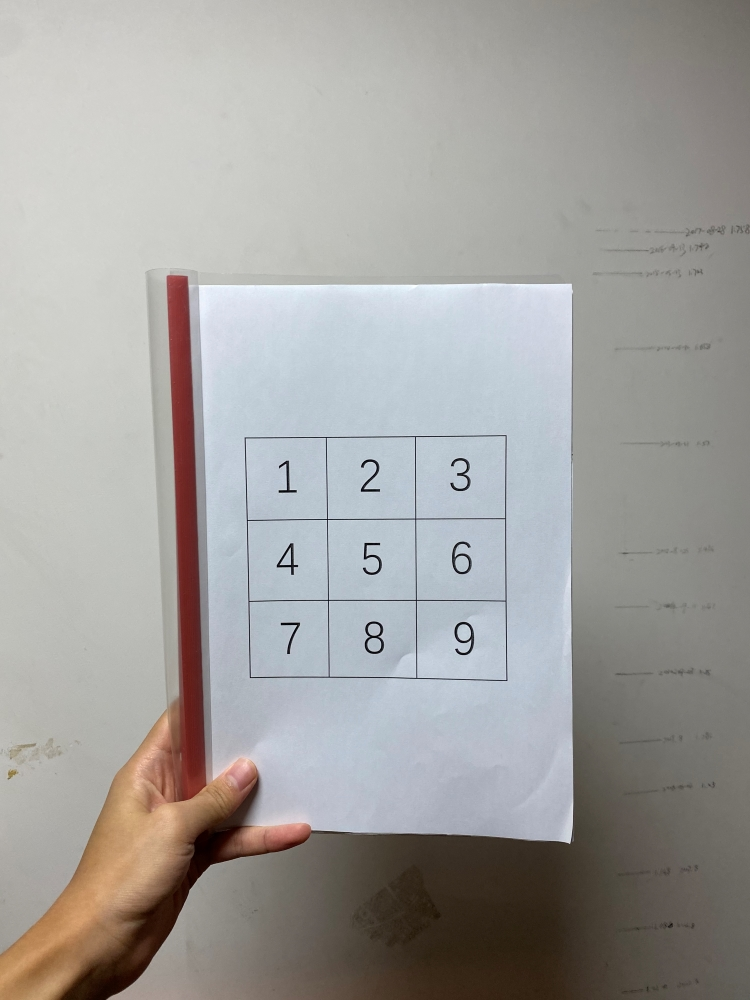
#> input picture codes/Sudoku_detection/Test_images/Complete/sudoku_in_white_wall.JPG, 750 x 1000 px
$ python TFLite_detection_image.py   (older library calls are emulated)
#> lines starting #> are read from the running program, lines starting #| are printed output that depends on the picture; after the words box and inside, x2 and y2 are one past the last pixel; in counts of white or black regions, pixels touching at a corner belong together
#> further down, src is the input picture: shape (1000, 750, 3); mean B, G, R 157.5, 160.2, 161.8
### codes/Sudoku_detection/Class.py
'''
模型类
Sudoku ROI类
'''

import os
import numpy as np
from tensorflow.lite.python.interpreter import Interpreter
import cv2

'''模型类'''


class Model:
    def __init__(self):
        self.interpreter = None  # 用于推理的神经网络本体
        self.min_conf_threshold = None  # 模型输出置信度阈值
        self.labels = None  # 模型标签集
        self.imW = None  # 网络输入图片的长
        self.imH = None  # 网络输入图片的宽

        '''
        self.input: 网络输入的参数
        'H','W': 网络推理张量的长宽
        'is_float': 是否为浮点型（非量化模型）
        如果模型非量化模型时像素的均值和标准差，即255的一半(用于像素标准化)
        网络输入的index
        '''
        self.input = {'W': None, 'H': None, 'is_float': None, 'mean': 127.5, 'std': 127.5, 'idx': None}

        '''
        网络输出的参数:
        网络输出 框/类/置信度 的index
        '''
        self.output = {'box': None, 'class': None, 'score': None}

    def load(self, MODEL_NAME, GRAPH_NAME, LABELMAP_NAME, min_conf_threshold):  # 加载模型
        # 获取相关路径
        CWD_PATH = os.getcwd()  # 获取当前位置
        PATH_TO_CKPT = os.path.join(CWD_PATH, MODEL_NAME, GRAPH_NAME)  # 获取模型位置
        PATH_TO_LABELS = os.path.join(CWD_PATH, MODEL_NAME, LABELMAP_NAME)  # 获取labelmap位置

        # 加载标签labels
        with open(PATH_TO_LABELS, 'r') as f:
            self.labels = [line.strip() for line in f.readlines()]
        if self.labels[0] == '???':  # 如果使用官方coco数据集测试，第一个label为???，要去掉
            del (self.labels[0])

        # 设置最低置信度阈值
        self.min_conf_threshold = min_conf_threshold

        # 加载模型interpreter
        self.interpreter = Interpreter(model_path=PATH_TO_CKPT)
        # self.interpreter.allocate_tensors()

        # 获取模型输入（张量）、输出相关参数
        input_details = self.interpreter.get_input_details()
        output_details = self.interpreter.get_output_details()

        self.input['H'] = input_details[0]['shape'][1]  # 网络实际推理时输入的张量长宽
        self.input['W'] = input_details[0]['shape'][2]
        self.input['is_float'] = (input_details[0]['dtype'] == np.float32)  # 张量类型是否为浮点型（是否为量化模型）
        self.input['idx'] = input_details[0]['index']  # 输入索引

        self.output['box'] = output_details[0]['index']  # 输出boxes索引
        self.output['class'] = output_details[1]['index']  # 输出classes索引
        self.output['score'] = output_details[2]['index']  # 输出scores索引


class Sudoku_ROI:
    def __init__(self, src, is_showed):
        self.src = src
        self.is_showed = is_showed
        cv2.imshow('Origin', src)  # 展示原图

        self.paper = None
        self.paper_processed = None
        self.sudoku = None
        self.sudoku = None
        self.number_boxes = []
        self.dx_origin = 0
        self.dy_origin = 0

    def find_paper(self, para_paper):
        # 寻找纸张区域
        hsv = cv2.cvtColor(self.src, cv2.COLOR_BGR2HSV)  # 原bgr图转化为hsv图
#> hsv: shape (1000, 750, 3); mean H, S, V 48.1, 29.3, 167.4
        mask = cv2.inRange(hsv, para_paper['white_lower'], para_paper['white_upper'])  # 二值化得到白色区域mask
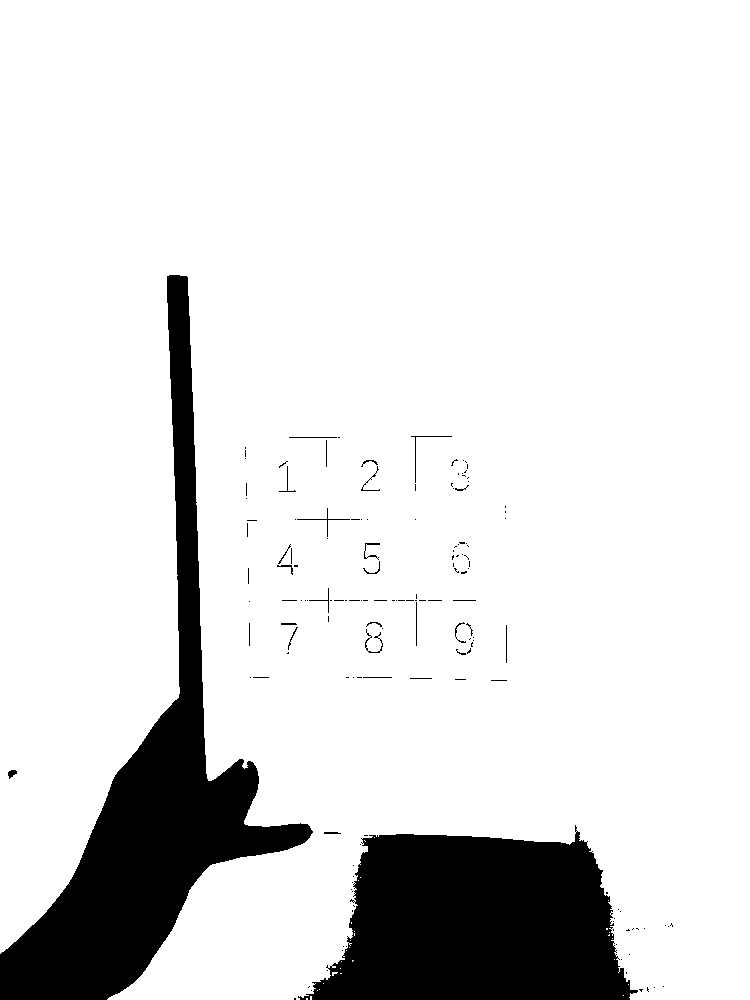
#> mask: shape (1000, 750); 87.7% white; 151 black regions (123 under 20 px)
        mask = cv2.GaussianBlur(mask, para_paper['gauss_kernel'], 0)  # 高斯模糊去除噪点
        if self.is_showed['show_mask']:  # 显示mask
            cv2.imshow('Mask', mask)

        contours = cv2.findContours(mask, cv2.RETR_EXTERNAL, cv2.CHAIN_APPROX_NONE)[0]  # 轮廓检测
#> contours = 3 contours, 1 with area under 20; largest, box (x1, y1, x2, y2) and area: (0, 0, 750, 1000) 663144, (350, 958, 356, 964) 24
        contours = sorted(contours, key=cv2.contourArea, reverse=True)  # 对轮廓区域面积进行排序

        '''这里不直接取面积最大的部分的意义在于：背景的白色部分如果与纸是割裂开的，而其他部分的面积一旦大于纸得到的paper便是错误的，所以这种情况下通过被割裂开的纸为矩形判断
        而若纸与背景白色联通，导致若干次后无法单独找出纸，就直接取最大面积的（因为联通，所以一定包含纸）'''

        cnt = 0
        while contours is not None:
            if cnt < len(contours) and cnt < 3:
                contour = contours[cnt]  # 从面积最大的轮廓开始找起
                x, y, w, h = cv2.boundingRect(contour[:, 0, :])  # 保留轮廓的外接矩形左上角顶点和长宽
                if np.abs(((w * h) / cv2.contourArea(contours[0])) - 1.0) <= para_paper['threshold_rec_area']:
                    # 只要外接矩形面积与轮廓面积比值与1.0相差不超过阈值则认为该区域近似矩形，即paper
                    break
            else:
                contourmax = contours[0]  # 直接保留区域面积最大的轮廓作为paper
                x, y, w, h = cv2.boundingRect(contourmax[:, 0, :])  # 保留最大轮廓的外接矩形左上角顶点和长宽
                break

            cnt += 1
#> this loop made 1 pass
#> after the loop, cnt = 0

        self.paper = self.src[y:y + h, x:x + w]
        self.dx_origin += x
#> self.dx_origin = 0
        self.dy_origin += y
#> self.dy_origin = 0

        print("Paper found!")
        if self.is_showed['show_paper']:
            # 显示当前认为的的paper区域
            cv2.imshow('Paper', self.paper)

    def paper_preprocess(self, para_preprocess):
        # 预处理：高斯模糊，拉普拉斯算子，膨胀
        paper_preprocessed = cv2.cvtColor(self.paper, cv2.COLOR_BGR2GRAY)  # 转化为灰度图
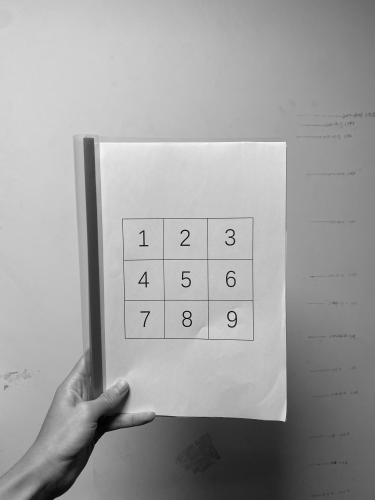
#> paper_preprocessed: shape (1000, 750) (shown at 1/2 size); min 1, max 253, mean 160.3
        paper_preprocessed = cv2.GaussianBlur(paper_preprocessed, para_preprocess['gauss_kernel'], 0)  # 高斯模糊
        paper_preprocessed = cv2.Laplacian(paper_preprocessed, cv2.CV_16U,
                                           ksize=para_preprocess['lap_size'])  # 用拉普拉斯算子锐化图像以用于边缘检测
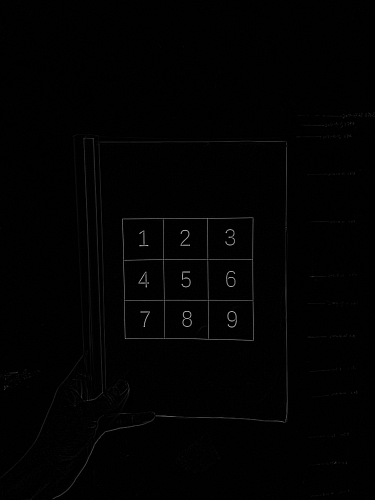
#> paper_preprocessed: shape (1000, 750) uint16 (shown at 1/2 size); min 0, max 474, mean 3.6; drawn with min black and max white
        paper_preprocessed = cv2.convertScaleAbs(paper_preprocessed)  # 图像增强

        kernel = np.ones(para_preprocess['dilate_kernel'], np.uint8)  # 膨胀使边缘加粗
        paper_preprocessed = cv2.dilate(paper_preprocessed, kernel, iterations=para_preprocess['dilate_iter'])
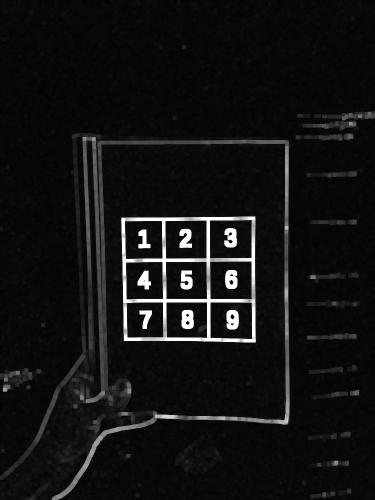
#> paper_preprocessed: shape (1000, 750) (shown at 1/2 size); min 0, max 255, mean 19

        self.paper_preprocessed = paper_preprocessed
        if self.is_showed['show_paper_preprocessed']:
            # 显示前处理结果
            cv2.imshow('Paper preprocessed', self.paper_preprocessed)

    def find_sudoku(self, para_sudoku):
        # 二值化，取反，腐蚀（通过形态学处理将九宫格部分变为白色正方形区域）
        sudoku = cv2.cvtColor(cv2.cvtColor(self.paper_preprocessed, cv2.COLOR_GRAY2BGR),
                              cv2.COLOR_BGR2HSV)  # 预处理的灰度图转HSV
#> sudoku: shape (1000, 750, 3); mean H, S, V 0, 0, 19
        sudoku = cv2.inRange(sudoku, para_sudoku['black_lower'], para_sudoku['black_upper'])  # 二值化
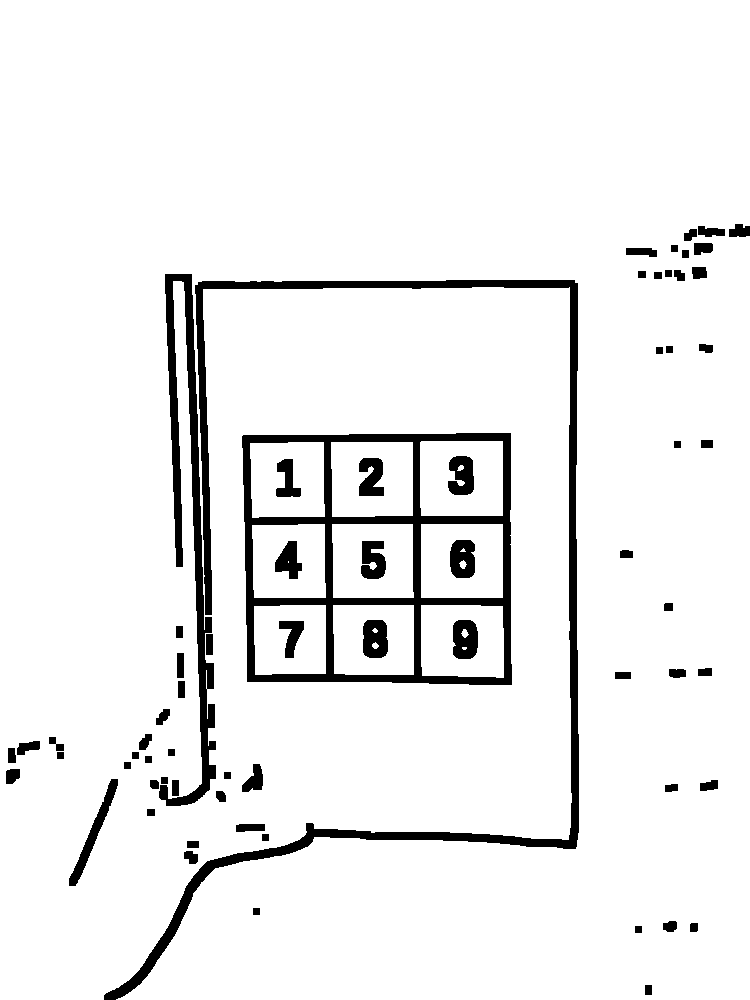
#> sudoku: shape (1000, 750); 93.4% white; 68 black regions, largest, box (x1, y1, x2, y2) and area: (242, 433, 512, 685) 14656, (104, 280, 579, 1000) 14416, (159, 274, 216, 806) 7370

        kernel = np.ones(para_sudoku['erode_kernel'], np.uint8)
        sudoku = cv2.erode(sudoku, kernel, iterations=para_sudoku['erode_iter'])  # 腐蚀（使数字与九宫格边框融合）
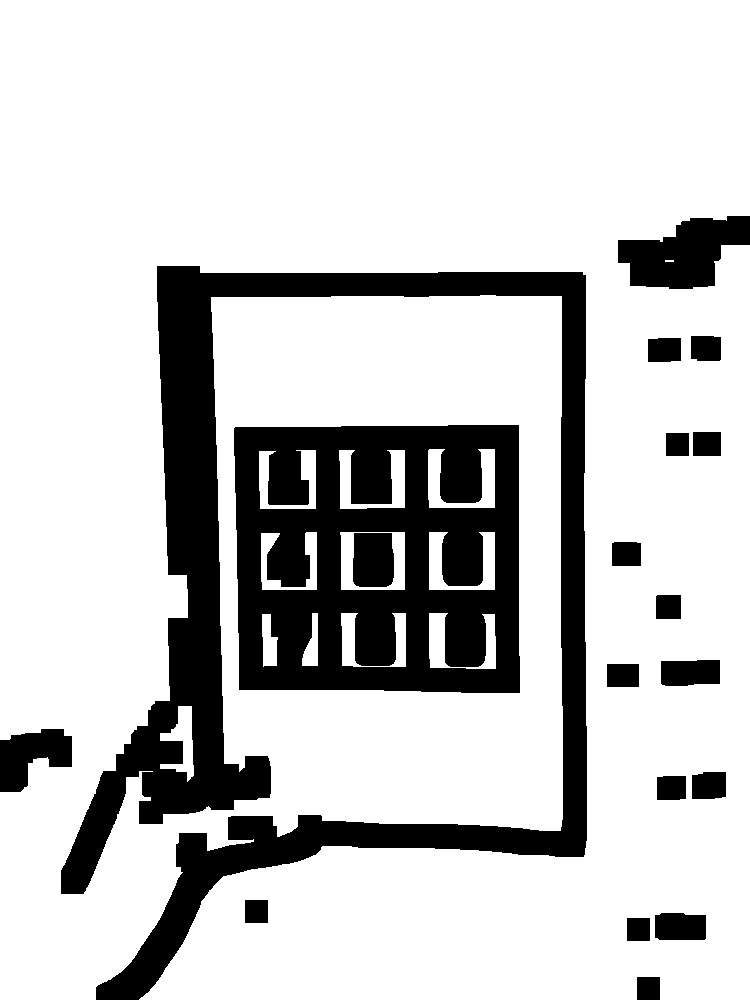
#> sudoku: shape (1000, 750); 79.1% white; 19 black regions, largest, box (x1, y1, x2, y2) and area: (61, 266, 587, 1000) 75776, (234, 425, 520, 693) 59316, (618, 216, 750, 289) 6159

        sudoku = ~sudoku  # 取反，使sudoku区域变为白色(为了寻找轮廓)
#> sudoku: shape (1000, 750); 20.9% white; 19 white regions
        if self.is_showed['show_square_obtained']:  # 显示
            cv2.imshow('Square_obtained', sudoku)
        contours = cv2.findContours(sudoku, cv2.RETR_EXTERNAL, cv2.CHAIN_APPROX_NONE)[0]  # 得到当前所有联通白色区域外部轮廓
#> contours = 18 contours; largest, box (x1, y1, x2, y2) and area: (61, 266, 587, 1000) 74545, (234, 425, 520, 693) 74225, (618, 216, 750, 289) 5976, (0, 729, 72, 792) 2794, (661, 660, 720, 686) 1354
        contours = sorted(contours, key=cv2.contourArea, reverse=True)  # 按面积排序

        #  寻找九宫格：寻找白色正方形sudoku区域
        cnt = 0
        while contours is not None:
            # 从面积最大的轮廓开始找起，只要还没找完并且次数不大于3就继续
            if cnt < len(contours) and cnt < 3:
                contour = contours[cnt]
#> contour = contour of 4814 points, box (x1, y1, x2, y2) (61, 266, 587, 1000), area 74545
            else:
                return

            x, y, w, h = cv2.boundingRect(contour[:, 0, :])  # 当前轮廓外接矩形
#> x = 61; y = 266; w = 526; h = 734
            if np.abs(w / h - 1.0) <= para_sudoku['threshold_sqr_length']:
                # 是否长宽比接近正方形
                if np.abs(((w * h) / cv2.contourArea(contour)) - 1.0) <= para_sudoku['threshold_sqr_length']:
                    # 是否轮廓面积和外接矩形面积近似
                    self.sudoku = self.paper[y:y + h, x:x + w]
                    self.dx_origin += x
                    self.dy_origin += y
                    print('Sudoku found!')
                    if self.is_showed['show_sudoku']:
                        cv2.imshow('Sudoku', self.sudoku)
                    self.number_split(w, h)
                    return

            cnt += 1

    def number_split(self, w, h):
        # [8 lines of commented-out code are left out]

        number = []
        x_step = int((1 / 3) * w)
        y_step = int((1 / 3) * h)
        number.append(self.sudoku[:y_step, :x_step])
        number.append(self.sudoku[:y_step, x_step:2 * x_step])
        number.append(self.sudoku[:y_step, 2 * x_step:])
        number.append(self.sudoku[y_step:2 * y_step, :x_step])
        number.append(self.sudoku[y_step:2 * y_step, x_step:2 * x_step])
        number.append(self.sudoku[y_step:2 * y_step, 2 * x_step:])
        number.append(self.sudoku[2 * y_step:, :x_step])
        number.append(self.sudoku[2 * y_step:, x_step:2 * x_step])
        number.append(self.sudoku[2 * y_step:, 2 * x_step:])
        self.number_boxes = number

### codes/Sudoku_detection/TFLite_detection_image.py
'''
树莓派AI实验
目标检测
基于ssd_mobilenet_v2量化模型的Tensorflow Lite模型实现单个图像数字九宫格识别
'''
import argparse
import sys
import cv2
import numpy as np
from Class import Model, Sudoku_ROI  # 导入需要的类


# [73 lines left out: functions number_detect, visualize, not called in this run]


'''定义通过命令行读取的相关文件位置/参数'''
parser = argparse.ArgumentParser()
# 存放模型文件夹名(包括.tflite文件和labelmap文件)
parser.add_argument('--modeldir', default='../TFLite_model/Model_Sudoku_2')
# .tflite文件名
parser.add_argument('--graph', default='detect.tflite')
# 标签映射文件的文件名
parser.add_argument('--labels', default='labelmap.txt')
# 目标识别的最低置信度阈值
parser.add_argument('--threshold', default=0.2)
# 图片路径
parser.add_argument('--image', default='Test_images/Complete/sudoku_in_white_wall.JPG')

# 获取命令行中输入的模型相关文件名及参数
args = parser.parse_args()
MODEL_NAME = args.modeldir  # 模型文件夹名
GRAPH_NAME = args.graph  # .tflite文件名
LABELMAP_NAME = args.labels  # labelmap文件名
min_conf_threshold = float(args.threshold)  # 置信度阈值

''' 设定相关参数 '''
is_showed = {'show_mask': True, 'show_paper': True, 'show_paper_preprocessed': True, 'show_square_obtained': True,
             'show_sudoku': True}
para_paper = {'white_lower': np.array([0, 0, 0]), 'white_upper': np.array([180, 60, 255]), 'gauss_kernel': (5, 5),
              'threshold_rec_area': 0.3}
para_preprocess = {'gauss_kernel': (3, 3), 'lap_size': 3, 'dilate_kernel': (4, 4), 'dilate_iter': 2}
para_sudoku = {'black_lower': np.array([0, 0, 0]), 'black_upper': np.array([180, 255, 55]), 'erode_kernel': (5, 5),
               'erode_iter': 4, 'threshold_sqr_length': 0.3, 'threshold_sqr_area': 0.3}

if __name__ == '__main__':
    '''读入图片'''
    src = cv2.imread(args.image)

    '''加载Sudoku ROI类并获取Sudoku_ROI'''
    ROI = Sudoku_ROI(src, is_showed)  # 生成ROI类实例
    # 首先框定纸区域
    ROI.find_paper(para_paper)
    if ROI.paper is None:
        print('Paper not found!')
        sys.exit()

    # 寻找九宫格
    ROI.paper_preprocess(para_preprocess)  # 预处理
    ROI.find_sudoku(para_sudoku)  # 寻找九宫格, 并分割九数字
    if ROI.sudoku is None:
        print('Sudoku not found! Closer!')
        sys.exit()

    ''' 检测，获得结果 '''
    results = []  # 存储识别结果
    cnt = 0
    for input_data in ROI.number_boxes:  # 逐个检测每一个数字框
        cnt += 1
        # 初始化/加载模型类
        Net = Model()
#> (the run stopped early here; a loop or call above may not have finished)
